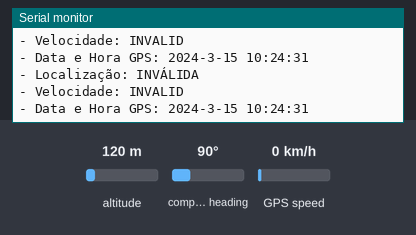
Recording of a sketch running on a simulated ESP32. Parts: the last lines printed to the serial monitor. Inputs (shaded band) come from the test bench; at power-on: altitude 120 m, GPS speed 0 km/h, compass heading 90°. The GPS gets a fix after 3 s at 37.7749, -122.4194 with 8 satellites.

Above: at 1.2 s.
1.3 s: altitude set to 20 m
At 3.21 s:
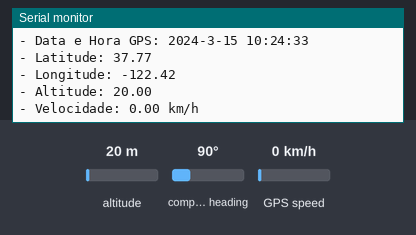
4.5 s: GPS speed set to 2 km/h
At 5.8 s:
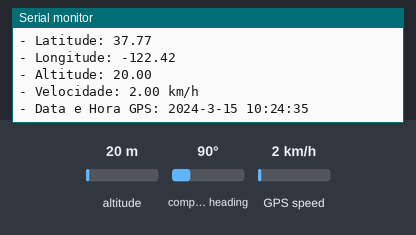
6.0 s: compass heading set to 180°
At 6.21 s:
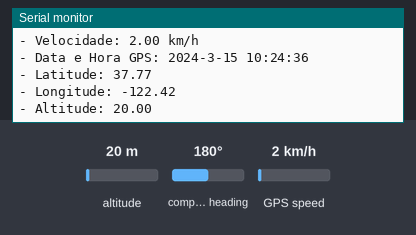
Timing chart, 0 to 9.0 s (numbered marks = the images above; inputs shaded):
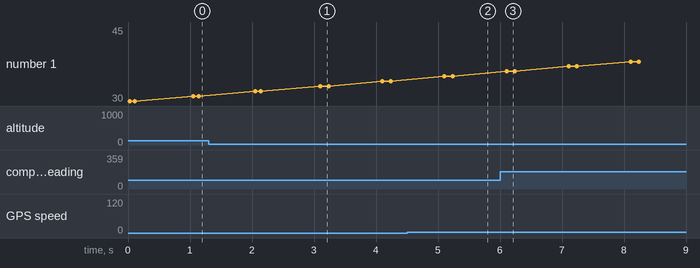

Measured:
- after the input at 1.3 s, the serial monitor: prints a new line after 1.8 s (image 1)
- after the input at 4.5 s, the serial monitor: prints a new line after 0.58 s (image 2)

The sketch:

modulo_gps.ino
```cpp
#include <TinyGPS++.h>

#define GPS_BAUDRATE 9600  // Taxa de transmissão padrão do NEO-6M é 9600 bps

TinyGPSPlus gps;  // Objeto da biblioteca TinyGPS++

void setup() {
  Serial.begin(9600);
  Serial2.begin(GPS_BAUDRATE);
  Serial.println(F("ESP32 - Módulo GPS"));  // Inicialização da comunicação serial e mensagem de boas-vindas
}

void loop() {
  // Verifica se há dados disponíveis na porta serial do módulo GPS
  if (Serial2.available() > 0) {
    // Atualiza o objeto TinyGPS++ com os dados recebidos do módulo GPS
    if (gps.encode(Serial2.read())) {
      // Verifica se a leitura da localização é válida
      if (gps.location.isValid()) {
        // Imprime a latitude
        Serial.print(F("- Latitude: "));
        Serial.println(gps.location.lat());

        // Imprime a longitude
        Serial.print(F("- Longitude: "));
        Serial.println(gps.location.lng());

        // Imprime a altitude em metros, se disponível
        Serial.print(F("- Altitude: "));
        if (gps.altitude.isValid())
          Serial.println(gps.altitude.meters());
        else
          Serial.println(F("INVALID"));
      } else {
        // Mensagem indicando que a localização é inválida
        Serial.println(F("- Localização: INVÁLIDA"));
      }

      // Imprime a velocidade em km/h, se disponível
      Serial.print(F("- Velocidade: "));
      if (gps.speed.isValid()) {
        Serial.print(gps.speed.kmph());
        Serial.println(F(" km/h"));
      } else {
        Serial.println(F("INVALID"));
      }

      // Imprime a data e hora do GPS, se disponíveis
      Serial.print(F("- Data e Hora GPS: "));
      if (gps.date.isValid() && gps.time.isValid()) {
        Serial.print(gps.date.year());
        Serial.print(F("-"));
        Serial.print(gps.date.month());
        Serial.print(F("-"));
        Serial.print(gps.date.day());
        Serial.print(F(" "));
        Serial.print(gps.time.hour());
        Serial.print(F(":"));
        Serial.print(gps.time.minute());
        Serial.print(F(":"));
        Serial.println(gps.time.second());
      } else {
        Serial.println(F("INVALID"));
      }

      // Adiciona uma linha em branco para melhorar a legibilidade
      Serial.println();
    }
  }

  // Verifica se se passaram mais de 5 segundos e se o número de caracteres processados é baixo
  if (millis() > 5000 && gps.charsProcessed() < 10)
    // Mensagem indicando que não foram recebidos dados do GPS e sugerindo verificar a conexão física
    Serial.println(F("Nenhum dado do GPS recebido: verifique a conexão"));
}


// Código adaptado de esp32io.com, para mais informações, visite visit https://esp32io.com/tutorials/esp32-gps
```
